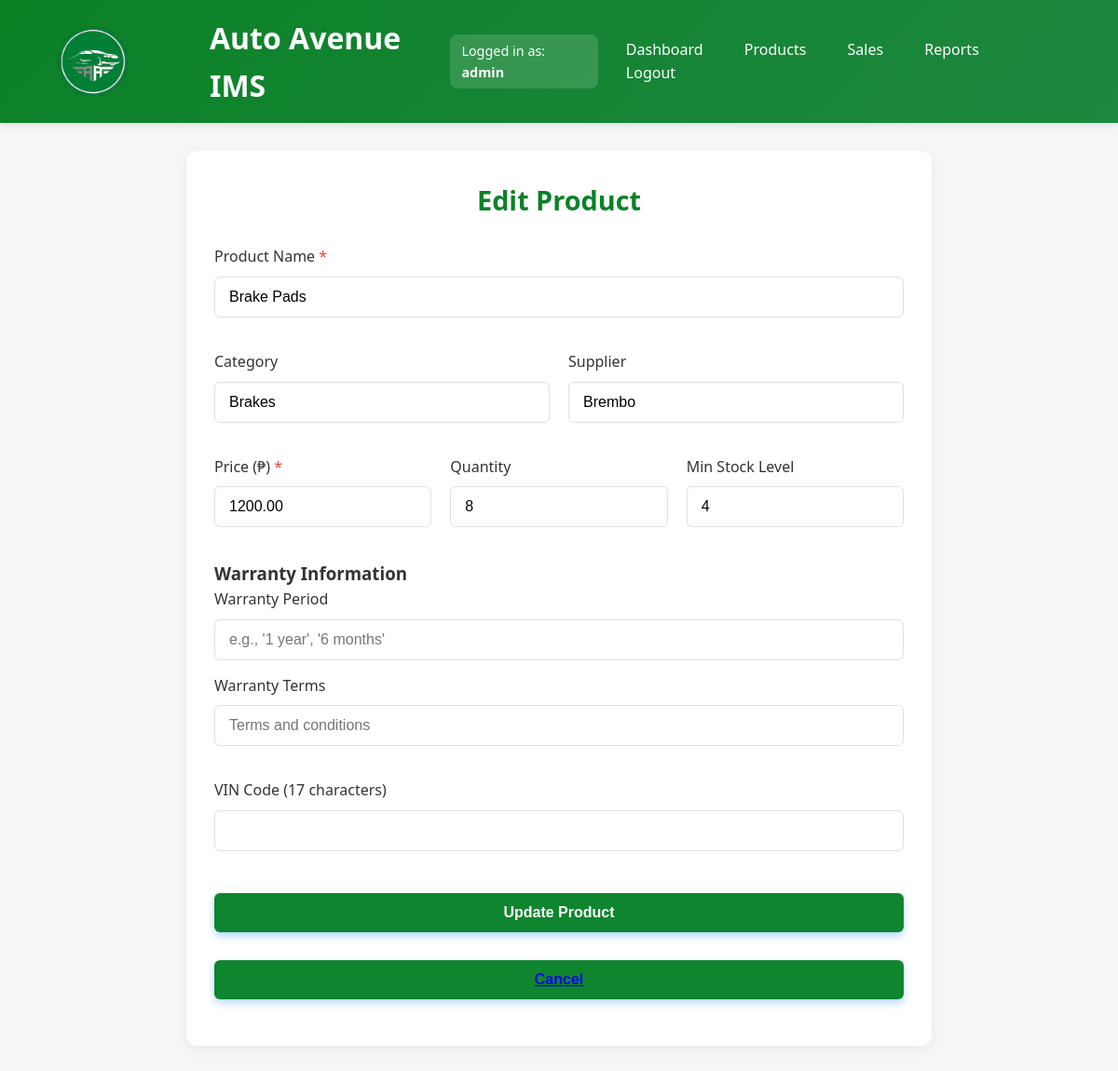
The page /edit_product.php?id=2 (signed in) on the database its author committed.
### tables this page shows
CREATE TABLE `products` (
  `product_id` INT AUTO_INCREMENT PRIMARY KEY,
  `name` VARCHAR(100) NOT NULL,
  `description` TEXT,
  `quantity` INT NOT NULL DEFAULT 0,
  `price` DECIMAL(10,2) NOT NULL,
  `cost_price` DECIMAL(10,2),
  `category` VARCHAR(50),
  `supplier` VARCHAR(100),
  `supplier_contact` VARCHAR(100),
  `min_stock_level` INT DEFAULT 10,
  `is_active` BOOLEAN DEFAULT TRUE,
  `created_by` INT,
  `created_at` TIMESTAMP DEFAULT CURRENT_TIMESTAMP,
  `updated_at` TIMESTAMP DEFAULT CURRENT_TIMESTAMP ON UPDATE CURRENT_TIMESTAMP,
  `deleted_at` TIMESTAMP NULL,
  FOREIGN KEY (`created_by`) REFERENCES `users`(`user_id`) ON DELETE SET NULL,
  INDEX `idx_active` (`is_active`),
  INDEX `idx_category` (`category`)
);

### edit_product.php (the view, shortened to what this page needs)
<?php
require_once __DIR__ . '/includes/config.php';
$product = null;
$product_id = isset($_GET['id']) ? intval($_GET['id']) : 0;
if ($product_id > 0) {
    $stmt = $conn->prepare("SELECT * FROM products WHERE product_id = ? AND is_active = TRUE");
    $stmt->bind_param("i", $product_id);
    $stmt->execute();
    $result = $stmt->get_result();
    $product = $result->fetch_assoc();
} else {
    header("Location: products.php");
    exit();
}
$formData = [
    'name' => $product['name'] ?? '',
    'category' => $product['category'] ?? '',
    'supplier' => $product['supplier'] ?? '',
    'quantity' => $product['quantity'] ?? 0,
    'price' => $product['price'] ?? 0,
    'min_stock_level' => $product['min_stock_level'] ?? 10,
    'warranty_period' => $product['warranty_period'] ?? '',
    'warranty_terms' => $product['warranty_terms'] ?? '',
    'vin_code' => $product['vin_code'] ?? ''
];
?>
<!DOCTYPE html>
<html lang="en">
<head>
</head>
<body>
  <header>
     <div class="container">
      <div style="display: flex; align-items: center; gap: 15px;">
  <img src="autoavelogo.svg" alt="Auto Avenue Logo" class="logo" width="150">
  <h1>Auto Avenue IMS</h1>
</div>
<?php if (isset($_SESSION['role'])): ?>
  <div style="background-color: rgba(255, 255, 255, 0.15); padding: 6px 12px; border-radius: 8px; font-size: 0.9rem;">
    Logged in as: <strong><?= htmlspecialchars($_SESSION['role']) ?></strong>
  </div>
<?php endif; ?>
      <nav>
        <a href="dashboard.php">Dashboard</a>
        <a href="products.php">Products</a>
        <a href="sales.php">Sales</a>
        <a href="reports.php">Reports</a>
        <a href="logout.php">Logout</a>
      </nav>
    </div>
  </header>
  <main class="main-content">
    <div class="page-header">
      <h2>Edit Product</h2>
    </div>
    <form method="POST" class="product-form">
      <div class="form-group">
        <label for="name" class="form-label">Product Name <span class="required">*</span></label>
        <input type="text" id="name" name="name" class="form-input"
               value="<?= htmlspecialchars($formData['name']) ?>" required>
      </div>
      <div class="form-row">
        <div class="form-group">
          <label for="category" class="form-label">Category</label>
          <input type="text" id="category" name="category" class="form-input"
                 value="<?= htmlspecialchars($formData['category']) ?>">
        </div>
        <div class="form-group">
          <label for="supplier" class="form-label">Supplier</label>
          <input type="text" id="supplier" name="supplier" class="form-input"
                 value="<?= htmlspecialchars($formData['supplier']) ?>">
        </div>
      </div>
      <div class="form-row">
        <div class="form-group">
          <label for="price" class="form-label">Price (₱) <span class="required">*</span></label>
          <input type="number" id="price" name="price" class="form-input"
                 min="0" step="0.01" value="<?= htmlspecialchars($formData['price']) ?>" required>
        </div>
        <div class="form-group">
          <label for="quantity" class="form-label">Quantity</label>
          <input type="number" id="quantity" name="quantity" class="form-input"
                 min="0" value="<?= htmlspecialchars($formData['quantity']) ?>">
        </div>
        <div class="form-group">
          <label for="min_stock_level" class="form-label">Min Stock Level</label>
          <input type="number" id="min_stock_level" name="min_stock_level" class="form-input"
                 min="0" value="<?= htmlspecialchars($formData['min_stock_level']) ?>">
        </div>
      </div>
      <div class="warranty-section">
        <h3>Warranty Information</h3>
        <div class="form-group">
          <label for="warranty_period" class="form-label">Warranty Period</label>
          <input type="text" id="warranty_period" name="warranty_period" class="form-input"
                 value="<?= htmlspecialchars($formData['warranty_period']) ?>"
                 placeholder="e.g., '1 year', '6 months'">
        </div>
        <div class="form-group">
          <label for="warranty_terms" class="form-label">Warranty Terms</label>
          <input type="text" id="warranty_terms" name="warranty_terms" class="form-input"
                 value="<?= htmlspecialchars($formData['warranty_terms']) ?>"
                 placeholder="Terms and conditions">
        </div>
      </div>
      <div class="form-group">
        <label for="vin_code" class="form-label">VIN Code (17 characters)</label>
        <input type="text" id="vin_code" name="vin_code" class="form-input" maxlength="17"
               value="<?= htmlspecialchars($formData['vin_code']) ?>">
      </div>
      <button type="submit" class="update-btn">Update Product</button>
      <button type="button" class="update-btn"><a href="products.php" class="btn btn-secondary">Cancel</button>
    </form>
  </main>
</body>
</html>

### edit_product.php (style rules this page uses)
:root { --primary:rgb(11, 129, 38); --primary-light:rgb(29, 136, 63); --secondary: #ff6b6b; --success: #4CAF50; --warning: #ff9800; --danger: #f44336; --text-color: #333; --text-light: #666; --bg-color: #f4f6f8; --border-color: #e0e0e0; }
* { box-sizing: border-box; margin: 0; padding: 0; }
body { font-family: 'Segoe UI', Tahoma, Geneva, Verdana, sans-serif; background-color: var(--bg-color); color: var(--text-color); line-height: 1.6; }
header { background: linear-gradient(135deg, var(--primary), var(--primary-light)); color: white; padding: 15px 0; box-shadow: 0 2px 10px rgba(0, 0, 0, 0.1); }
.container { width: 90%; max-width: 1200px; margin: 0 auto; display: flex; justify-content: space-between; align-items: center; }
nav a { color: white; text-decoration: none; margin-left: 20px; font-weight: 500; transition: all 0.3s ease; padding: 5px 10px; border-radius: 4px; }
.main-content { width: 90%; max-width: 800px; margin: 30px auto; background: white; border-radius: 12px; box-shadow: 0 4px 15px rgba(0, 0, 0, 0.05); padding: 30px; }
.page-header { margin-bottom: 25px; text-align: center; }
.page-header h2 { color: var(--primary); font-size: 1.8rem; }
.product-form { display: flex; flex-direction: column; gap: 20px; }
.form-row { display: flex; gap: 20px; }
.form-group { flex: 1; margin-bottom: 15px; }
.form-label { display: block; margin-bottom: 8px; font-weight: 500; color: var(--text-color); }
.required { color: var(--danger); }
.form-input { width: 100%; padding: 12px 15px; border: 1px solid var(--border-color); border-radius: 6px; font-size: 16px; transition: all 0.3s; }
.update-btn { background-color:rgb(15, 133, 47); color: white; border: none; padding: 12px 20px; border-radius: 6px; font-size: 16px; font-weight: 600; cursor: pointer; box-shadow: 0 4px 8px rgba(0, 123, 255, 0.3); transition: background-color 0.3s ease, box-shadow 0.3s ease; margin-top: 10px; width: 100%; }

### rows shown on the page
products: name "Brake Pads", category "Brakes", supplier "Brembo", price "1200.00", quantity "8", min_stock_level "4"

### other values the page prints
$_SESSION['role'] "admin"
